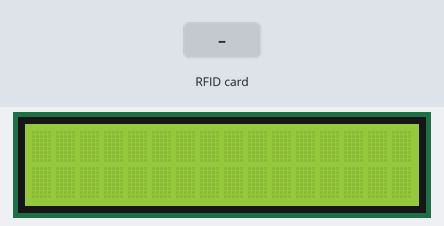
This sketch was run on a simulated Arduino Uno, built with avr-gcc and run on an emulated ATmega328P. Parts: 16×2 character LCD. The test bench sets the inputs (shaded band). What the sketch prints to the serial monitor is not drawn.

Above: at 1.3 s.
1.4 s: RFID card 5E 7A 19 C4 held to the reader
At 2.0 s:
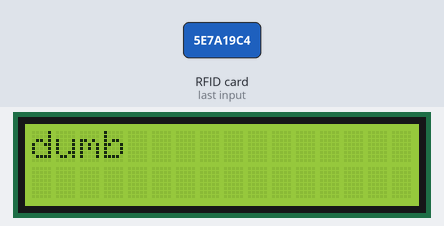
Timing chart, 0 to 4.4 s (numbered marks = the images above; inputs shaded):
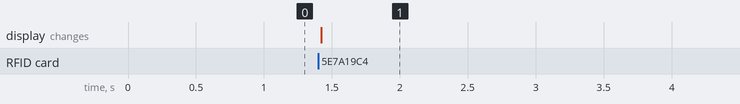

Measured:
- after the input at 1.4 s, the display: changes at once (image 1)

The sketch:

rfid1.ino
```cpp
//Viral Science
//RFID
#include <SPI.h>
#include <MFRC522.h>
#include <Servo.h>
 #include <LiquidCrystal.h>

#define SS_PIN 10
#define RST_PIN 9
MFRC522 mfrc522(SS_PIN, RST_PIN);   // Create MFRC522 instance.
Servo myServo; //define servo name
 const int rs = 2, en = 3, d4 = 4, d5 = 5, d6 = 6, d7 = 7;

long timeInMicro;
long distanceInCm;
  LiquidCrystal lcd(rs, en, d4, d5, d6, d7);
void setup()
{
  Serial.begin(9600);   // Initiate a serial communication
  SPI.begin();      // Initiate  SPI bus
  mfrc522.PCD_Init();   // Initiate MFRC522
   //servo pin
  myServo.write(0); //servo start position

  Serial.println("Put your card to the reader...");
  Serial.println();
 lcd.begin(16, 2);
}
void loop()
{
  // Look for new cards
  if ( ! mfrc522.PICC_IsNewCardPresent())
  {
    return;
  }
  // Select one of the cards
  if ( ! mfrc522.PICC_ReadCardSerial())
  {
    return;
  }
  //Show UID on serial monitor
  Serial.print("UID tag :");
  String content= "";
  byte letter;
  for (byte i = 0; i < mfrc522.uid.size; i++)
  {
     Serial.print(mfrc522.uid.uidByte[i] < 0x10 ? " 0" : " ");
     Serial.print(mfrc522.uid.uidByte[i], HEX);
     content.concat(String(mfrc522.uid.uidByte[i] < 0x10 ? " 0" : " "));
     content.concat(String(mfrc522.uid.uidByte[i], HEX));
  }
  Serial.println();
  Serial.print("Message : ");
  content.toUpperCase();
  if (content.substring(1) == "F3 86 6F 03") //change here the UID of the card/cards that you want to give access
  {

    Serial.println("Authorized access");
    Serial.println();
    delay(500);
    myServo.write(180);
    delay(5000);
    myServo.write(0);
       lcd.setCursor(0, 0);
    lcd.print("Good Morning");
    lcd.setCursor(0, 1);
    lcd.print("Shounak");
    delay(5000);
    lcd.clear();

  }

 else   {
    Serial.println(" Access denied");


    lcd.setCursor(0, 0);
    lcd.print("dumb         ");
        delay(5000);
    lcd.clear();

  }
}
```
